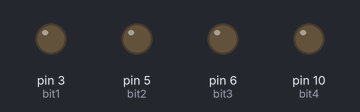
Simulated run of this sketch. Board: Arduino Uno, built with avr-gcc and run on an emulated ATmega328P. Shown: output pins drawn as LEDs (lit = HIGH).

Above: at 0.05 s.
At 1.95 s:
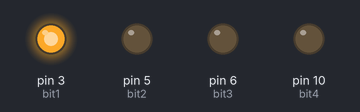
At 3.95 s:
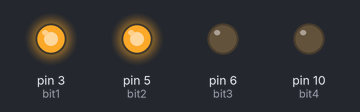
At 7.95 s:
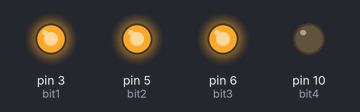
At 11.95 s:
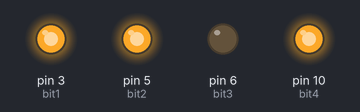
At 15.95 s:
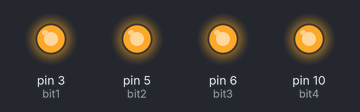
Timing chart, 0 to 20.8 s (numbered marks = the images above):
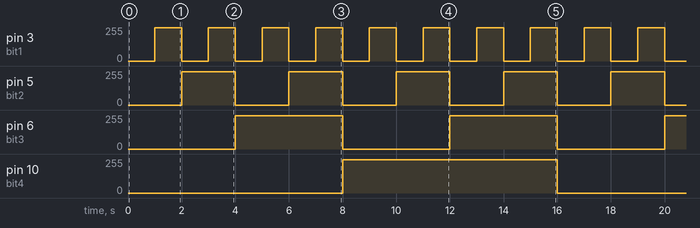

Measured:
- by itself, pin 3 (bit1): alternates 250/255 for 1.0 s and 0/255 for 1.0 s
- by itself, pin 5 (bit2): alternates 250/255 for 2.0 s and 0/255 for 2.0 s
- by itself, pin 6 (bit3): alternates 250/255 for 4.0 s and 0/255 for 4.0 s
- by itself, pin 10 (bit4): alternates 250/255 for 8.0 s and 0/255 for 8.0 s

The sketch:

binary_upcounter.ino
```cpp
int bit1 = 3;
int bit2 = 5;
int bit3 = 6;
int bit4 = 10;
int bit1_value;
int bit2_value;
int bit3_value;
int bit4_value;
void setup() {
  // put your setup code here, to run once:
  pinMode(bit1, OUTPUT);
  pinMode(bit2, OUTPUT);
  pinMode(bit3, OUTPUT);
  pinMode(bit4, OUTPUT);
}

void loop() {
  // put your main code here, to run repeatedly:

  for (bit4_value=0;bit4_value<=255;bit4_value=bit4_value+250){
    for(bit3_value=0;bit3_value<=255;bit3_value=bit3_value+250){
      for(bit2_value=0;bit2_value<=255;bit2_value=bit2_value+250){
        for(bit1_value=0;bit1_value<=255;bit1_value=bit1_value+250){
          analogWrite(bit1,bit1_value);
          analogWrite(bit2,bit2_value);
          analogWrite(bit3,bit3_value);
          analogWrite(bit4,bit4_value);
          delay(1000);
        }
      }
    }
  }
}
```
